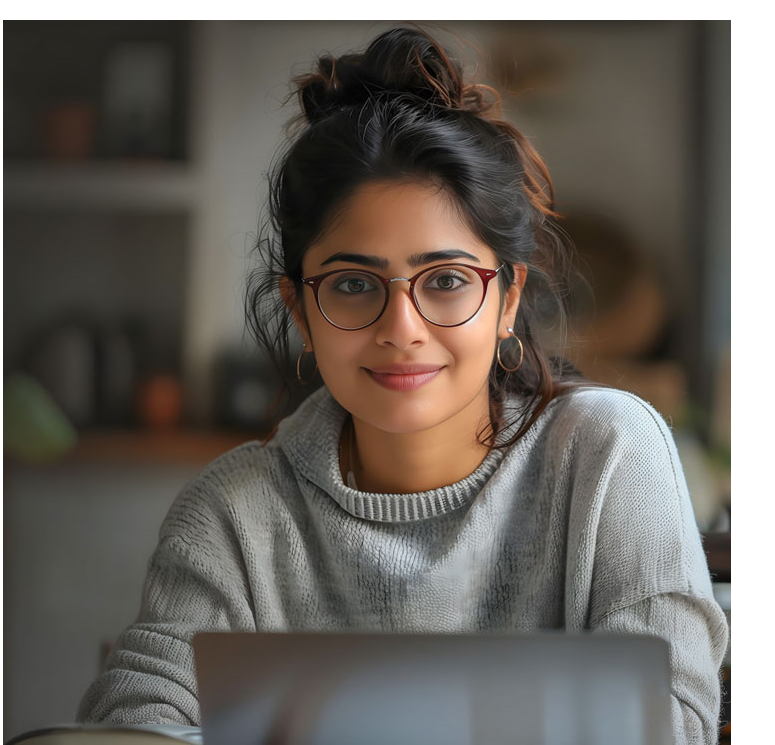
#> input picture img3.png, 775 x 745 px
$ jupyter execute --allow-errors face_detection.ipynb   (shell and % lines are left out)   (text cells are left out)
#> lines starting #> are read from the running program, lines starting #| are printed output that depends on the picture; after the words box and inside, x2 and y2 are one past the last pixel; in counts of white or black regions, pixels touching at a corner belong together
[cell 1]
import cv2
import matplotlib.pyplot as plt

[cell 2]
img=cv2.imread("img2.png",cv2.IMREAD_GRAYSCALE)
gls=cv2.imread("img3.png",cv2.IMREAD_GRAYSCALE)
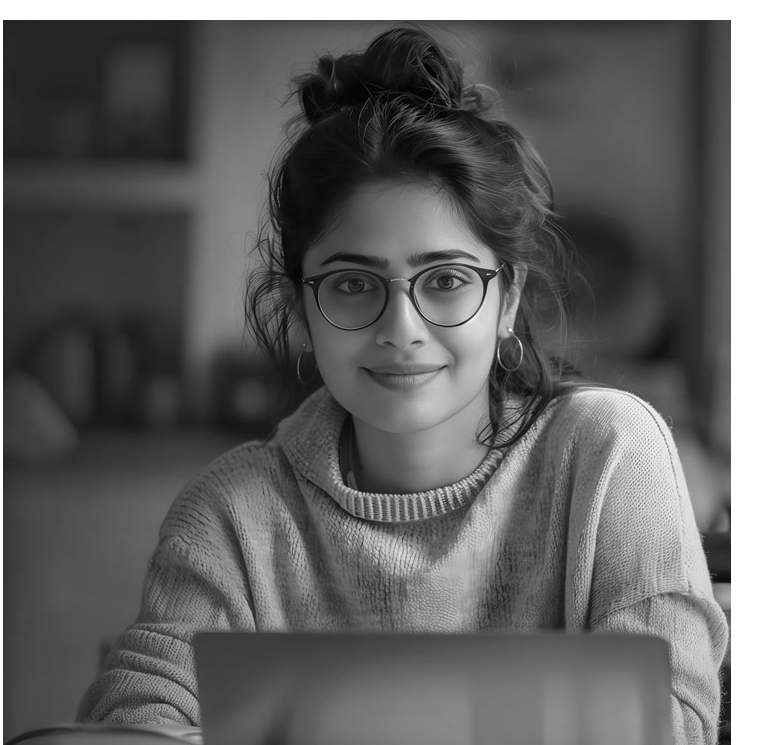
#> gls: shape (745, 775); min 0, max 255, mean 99.6
grp=cv2.imread("img1.png",cv2.IMREAD_GRAYSCALE)
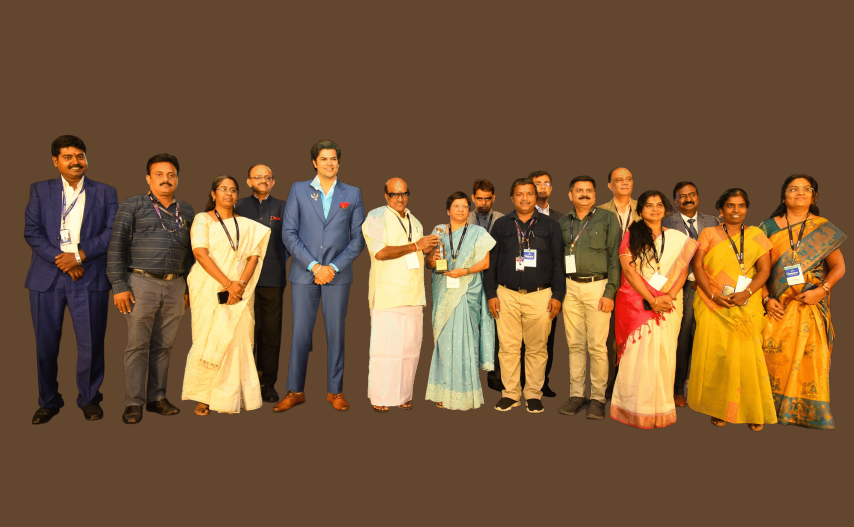
#> input picture img1.png, 2560 x 1579 px (shown at 1/3 size)
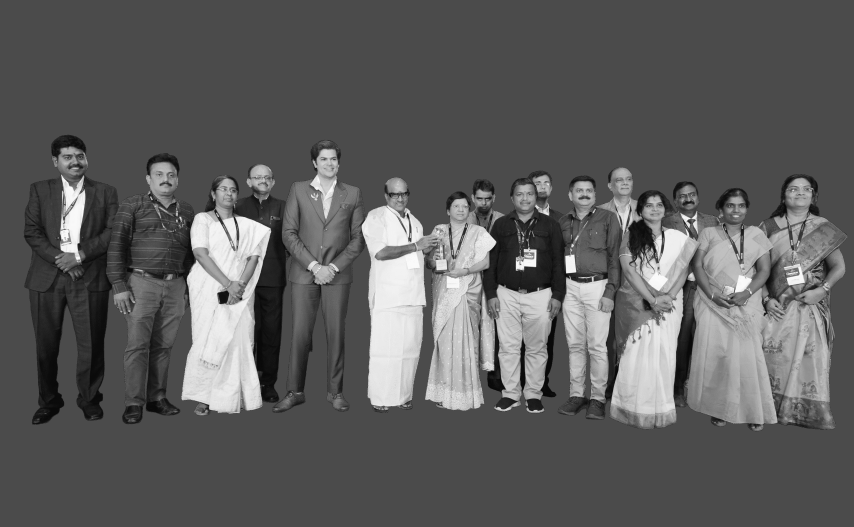
#> grp: shape (1579, 2560) (shown at 1/3 size); min 9, max 250, mean 93.5

[cell 3]
size = (600,600)
#> (the rest of this cell did not finish here and is left out)

[cell 4]
plt.figure(figsize=(25,20))
#> (the rest of this cell did not finish here and is left out)

[cell 5]
face_cas=cv2.CascadeClassifier('haarcascade_frontalface_default.xml')

[cell 6]
def detect(im):
    face=im.copy()
    rect=face_cas.detectMultiScale(face)

    for (x,y,w,h) in rect:
        cv2.rectangle(face,(x,y) , (x+w,y+h) , (127,0,255) , 10)
        cv2.imshow('Face Detection',face)
    return face

#> (a cell that did not finish here is left out)

[cell 8]
res_gls=detect(gls)
#> in detect (call 2), `rect=face_cas.detectMultiScale(face)`: rect = [[271, 186, 260, 260]]
#> the loop in detect (call 2), `for (x,y,w,h) in rect:` made 1 pass
#> pass 1, in detect (call 2), `cv2.imshow('Face Detection',face)`:
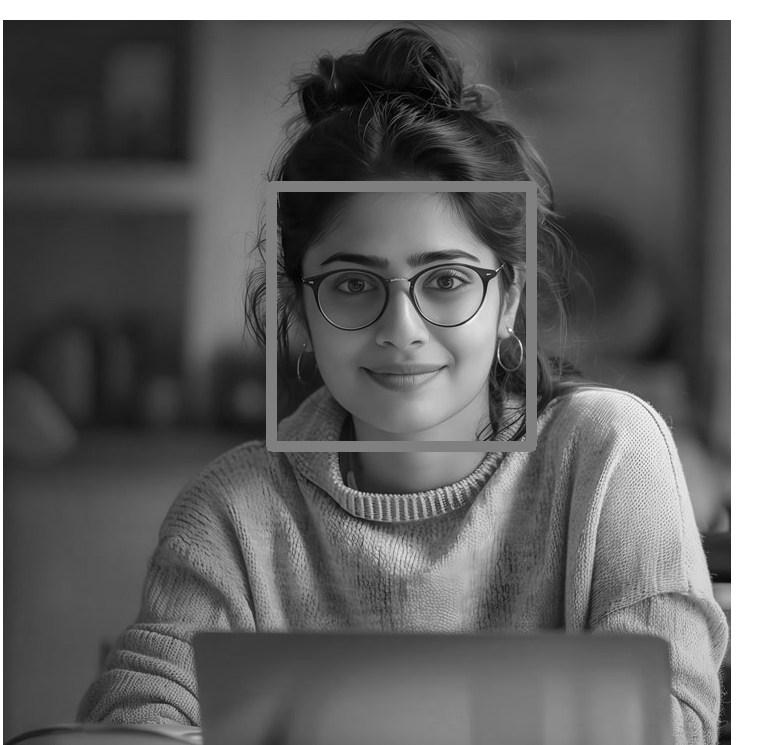
#> window 'Face Detection': shape (745, 775); min 0, max 255, mean 100.7
plt.imshow(res_gls,cmap='gray')
plt.show()

[cell 9]
res_grp=detect(grp)
#> in detect (call 3), `rect=face_cas.detectMultiScale(face)`: rect = 25 rows, first 6: [2288, 1040, 38, 38], [1418, 572, 68, 68], [1598, 526, 60, 60], [1539, 556, 71, 71], [1927, 590, 73, 73], [1351, 598, 61, 61]
#> the loop in detect (call 3), `for (x,y,w,h) in rect:` made 25 passes
#> (x, y, w, h) on passes 1 to 12: (2288, 1040, 38, 38), (1418, 572, 68, 68), (1598, 526, 60, 60), (1539, 556, 71, 71), (1927, 590, 73, 73), (1351, 598, 61, 61), (949, 449, 74, 74), (1834, 508, 78, 78), (647, 539, 74, 74), (2173, 590, 73, 73), (1159, 554, 78, 78), (2295, 1066, 64, 64)
#> after the loop in detect (call 3), `for (x,y,w,h) in rect:`:
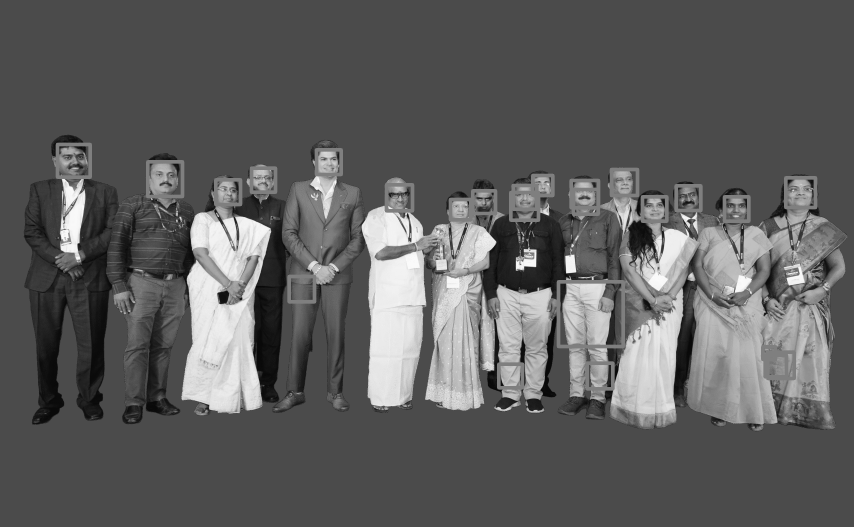
#> face: shape (1579, 2560) (shown at 1/3 size); 2.05% of pixels changed, all inside (x1, y1, x2, y2) = (167, 428, 2452, 1172)
plt.imshow(res_grp,cmap='gray')
plt.show()

[cell 10]
eye_cas=cv2.CascadeClassifier('haarcascade_eye.xml')

[cell 11]
def detect_eye(im):
    eye=im.copy()
    rect=eye_cas.detectMultiScale(eye)

    for (x,y,w,h) in rect:
        cv2.rectangle(eye,(x,y) , (x+w,y+h) , (255,255,255) , 10)
        cv2.imshow('Face Detection',eye)
    return eye

#> (a cell that did not finish here is left out)

[cell 13]
eye_img=detect_eye(gls)
#> in detect_eye (call 2), `rect=eye_cas.detectMultiScale(eye)`: rect = [[328, 262, 46, 46], [416, 256, 51, 51]]
#> the loop in detect_eye (call 2), `for (x,y,w,h) in rect:` made 2 passes
#> pass 1, in detect_eye (call 2), `cv2.imshow('Face Detection',eye)`:
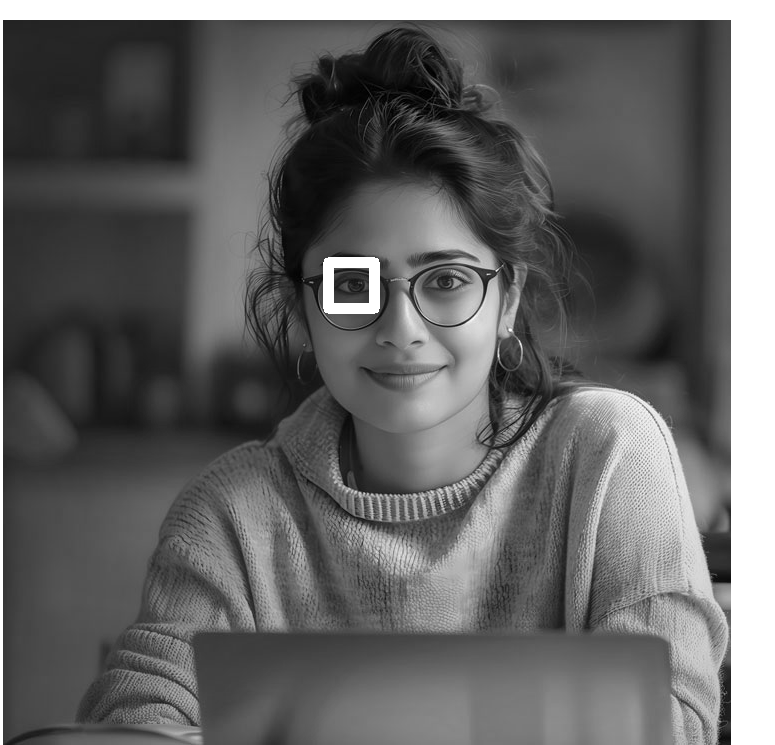
#> window 'Face Detection': shape (745, 775); min 0, max 255, mean 100.3
plt.imshow(eye_img,cmap='gray')
plt.show()

[cell 14]
eye_img=detect_eye(grp)
#> in detect_eye (call 3), `rect=eye_cas.detectMultiScale(eye)`: rect = 16 rows, first 6: [229, 461, 22, 22], [190, 461, 24, 24], [465, 511, 26, 26], [499, 513, 26, 26], [1755, 561, 23, 23], [1727, 560, 24, 24]
#> the loop in detect_eye (call 3), `for (x,y,w,h) in rect:` made 16 passes
#> (x, y, w, h) on passes 1 to 12: (229, 461, 22, 22), (190, 461, 24, 24), (465, 511, 26, 26), (499, 513, 26, 26), (1755, 561, 23, 23), (1727, 560, 24, 24), (1577, 571, 23, 23), (2066, 574, 22, 22), (1967, 606, 22, 22), (2178, 605, 25, 25), (1936, 607, 22, 22), (2214, 606, 24, 24)
#> after the loop in detect_eye (call 3), `for (x,y,w,h) in rect:`:
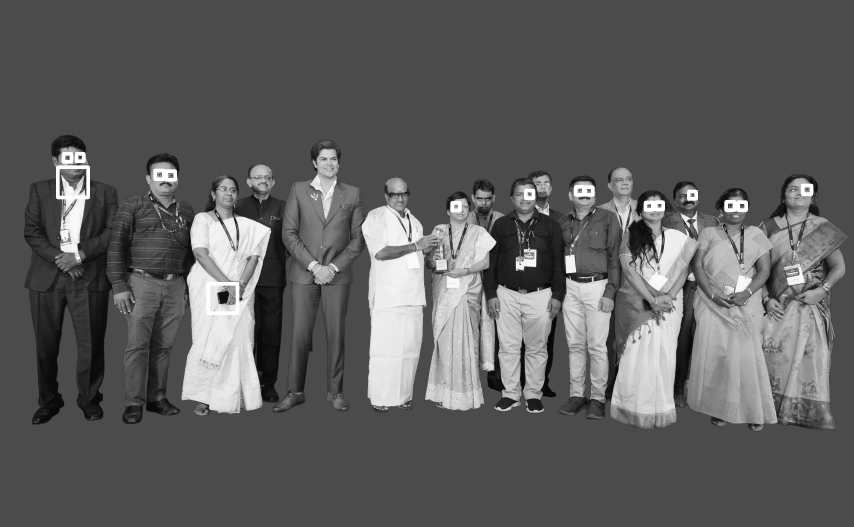
#> eye: shape (1579, 2560) (shown at 1/3 size); 0.53% of pixels changed, all inside (x1, y1, x2, y2) = (168, 456, 2440, 945)
plt.imshow(eye_img,cmap='gray')
plt.show()

[cell 15]
cap=cv2.VideoCapture(0)

plt.ion()
fig,ax=plt.subplots()
rect,frame=cap.read(0)
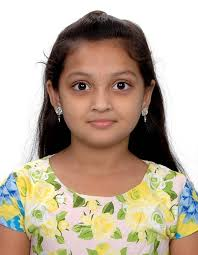
#> input picture passport.jpeg, 198 x 255 px, given in place of the camera
#> frame is the input picture: shape (255, 198, 3); mean B, G, R 152.8, 171.3, 186.6
frame=detect(frame)
#> in detect (call 4), `rect=face_cas.detectMultiScale(face)`: rect = [[52, 49, 98, 98]]
#> the loop in detect (call 4), `for (x,y,w,h) in rect:` made 1 pass
#> pass 1, in detect (call 4), `cv2.imshow('Face Detection',face)`:
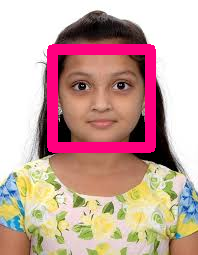
#> window 'Face Detection': shape (255, 198, 3); mean B, G, R 159.7, 166.5, 201.5
im=ax.imshow(cv2.cvtColor(frame,cv2.COLOR_BGR2RGB))
plt.title('Video Face Detection')

while True:
    rect,frmae=cap.read(0)
    frame=detect(frame)
#> in detect (call 5), `rect=face_cas.detectMultiScale(face)`: rect = [[52, 50, 98, 98]]
#> the loop in detect (call 5), `for (x,y,w,h) in rect:` made 1 pass
#> pass 1, in detect (call 5), `cv2.imshow('Face Detection',face)`:
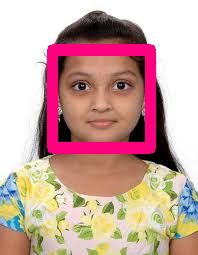
#> window 'Face Detection': shape (255, 198, 3); mean B, G, R 159.9, 166.2, 202

    im.set_data(cv2.cvtColor(frame,cv2.COLOR_BGR2RGB))
    plt.pause(0.10)

cap.relese()
plt.close()
